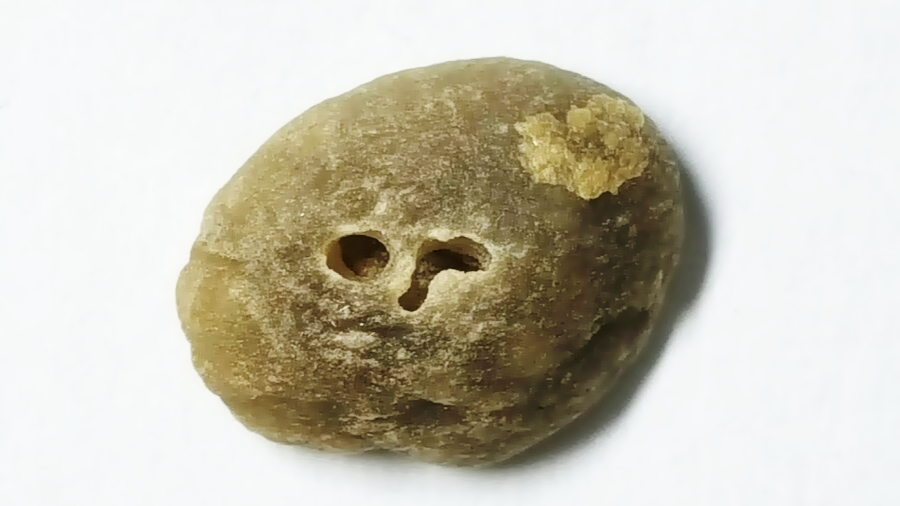
#> input picture Coffee_Inspection_Work/research_notebook/hwan_opencv/init_opencv/image/insect_damage.jpg, 900 x 506 px, found by its file name
$ python 'OpenCV_ch9_자르기.py'
#> lines starting #> are read from the running program, lines starting #| are printed output that depends on the picture; after the words box and inside, x2 and y2 are one past the last pixel; in counts of white or black regions, pixels touching at a corner belong together
# Main Code

import cv2

src = cv2.imread('./data/insect_damage.jpg', cv2.IMREAD_COLOR)
#> src is the input picture: shape (506, 900, 3); mean B, G, R 182.4, 197.5, 201.3

dst = src.copy()
roi = src[100:200, 200:400]
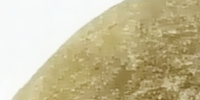
#> roi: shape (100, 200, 3); mean B, G, R 153.6, 189.1, 198.7
dst[0:100, 0:200] = roi
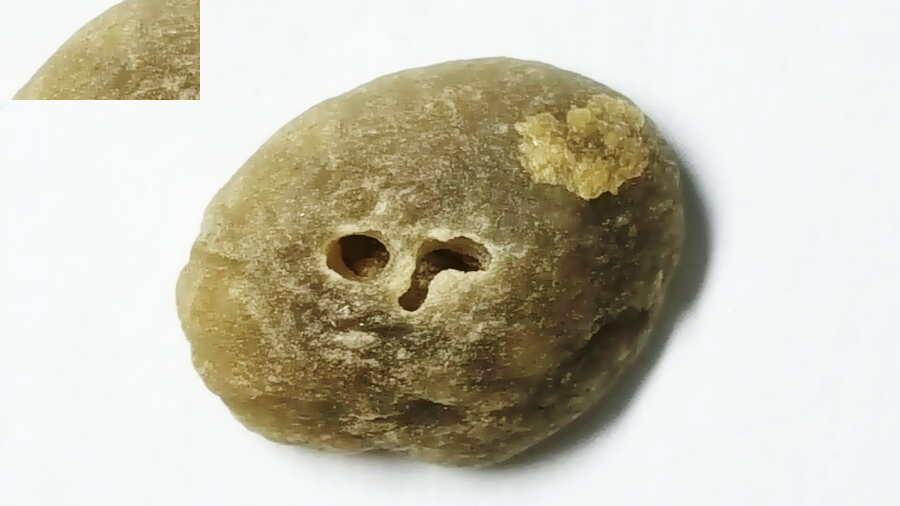
#> dst: shape (506, 900, 3); 4.18% of pixels changed, all inside (x1, y1, x2, y2) = (0, 0, 200, 100)

cv2.imshow('src', src)
cv2.imshow('dst', dst)
cv2.waitKey(0)
cv2.destroyAllWindows()

$ run again, with Coffee_Inspection_Work/research_notebook/hwan_opencv/init_opencv/image/obama.jpg copied over Coffee_Inspection_Work/research_notebook/hwan_opencv/init_opencv/image/insect_damage.jpg
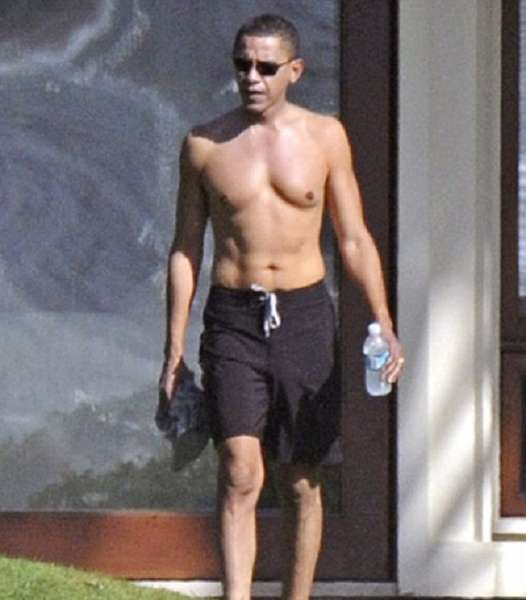
#> input picture Coffee_Inspection_Work/research_notebook/hwan_opencv/init_opencv/image/obama.jpg, 526 x 600 px, found by its file name
#> src is the input picture: shape (600, 526, 3); mean B, G, R 111.1, 110.5, 119.5
#> `roi = src[100:200, 200:400]`:
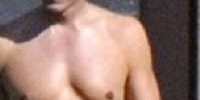
#> roi: shape (100, 200, 3); mean B, G, R 115.2, 124.8, 154.1
#> `dst[0:100, 0:200] = roi`:
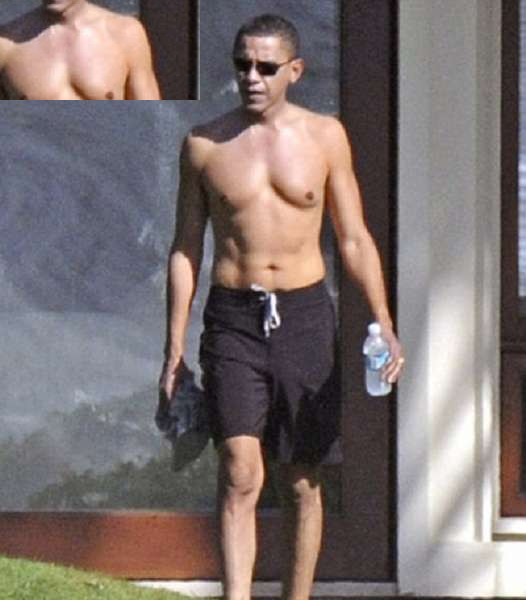
#> dst: shape (600, 526, 3); 6.34% of pixels changed, all inside (x1, y1, x2, y2) = (0, 0, 200, 100)
